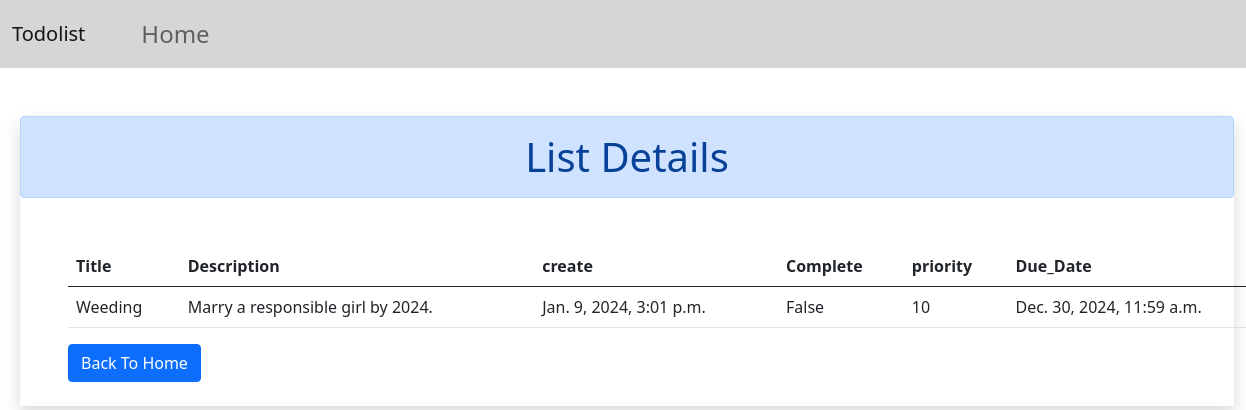
The page /det/9/ on the database its author committed.
### task/models.py (models this page shows, shortened)
class task(models.Model):
  priority_choices =[
  ('Low','Low'),
  ('Medium','Medium'),
  ('High','High'),
]
  status_choices=[
    ('Pause','Pause'),
    ('In progress','in Progress'),
    ('Complete','Complete'),
  ]
  user=models.ForeignKey(User,on_delete=models.CASCADE)
  title=models.CharField(max_length=100)
  description=models.TextField()
  complete=models.BooleanField(default=False)
  create=models.DateTimeField(auto_now_add=True)
  task_priority=models.CharField(choices=priority_choices,max_length=30)
  due_date=models.DateTimeField()
  status=models.CharField(choices=status_choices,max_length=50)

### task/views.py (the view)
# urls.py: path('det/<int:id>/',views.detail, name='det'),
def detail(request,id):
    lst=task.objects.get(pk=id)
    return render(request,'task/details.html',{'lst':lst})

### task/templates/task/details.html
{% extends 'task/base.html' %}
{% load static %}
{% block content%}
<div class=" shadow ms-2 mt-5">
<h1 class=" alert alert-primary my-5 mt-5 text-center">List Details</h1>
    <table class="table ms-5">
        <thead>
          <tr>
            <th scope="col">Title</th>
            <th scope="col">Description</th>
            <th scope="col">create</th>
            <th scope="col">Complete</th>
            <th scope="col">priority</th>
            <th scope="col">Due_Date</th>
          </tr>
        </thead>
        <tbody>
          <tr>
            <td>{{lst.title}}</td>
            <td>{{lst.description}}</td>
            <td>{{lst.create}}</td>
            <td>{{lst.complete}}</td>
            <td>{{lst.task_priority}}</td>
            <td>{{lst.due_date}}</td>
          </tr>
        </tbody>
      </table>
<a href="{% url 'hm' %}" class="btn btn-primary ms-5">Back To Home</a>
<br><br>
</div>
{% endblock content %}

### rows shown on the page
task: title "Weeding", description "Marry a responsible girl by 2024.", create "Jan. 9, 2024, 3:01 p.m.", complete "False", task_priority "10", due_date "Dec. 30, 2024, 11:59 a.m."
